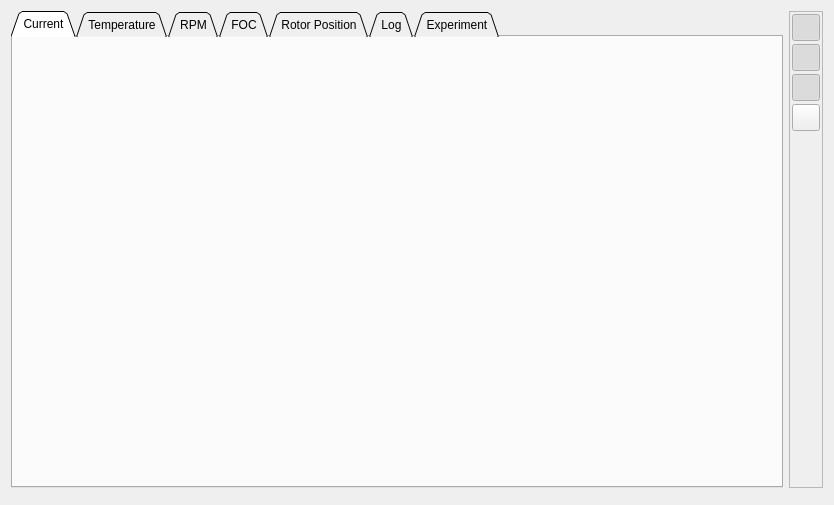
<?xml version="1.0" encoding="UTF-8"?>
<ui version="4.0">
 <class>PageRtData</class>
 <widget class="QWidget" name="PageRtData">
  <property name="geometry">
   <rect>
    <x>0</x>
    <y>0</y>
    <width>834</width>
    <height>505</height>
   </rect>
  </property>
  <property name="windowTitle">
   <string>Form</string>
  </property>
  <layout class="QVBoxLayout" name="verticalLayout_6">
   <item>
    <layout class="QHBoxLayout" name="horizontalLayout">
     <item>
      <widget class="QTabWidget" name="tabWidget">
       <property name="tabShape">
        <enum>QTabWidget::Triangular</enum>
       </property>
       <property name="currentIndex">
        <number>0</number>
       </property>
       <widget class="QWidget" name="tab">
        <attribute name="title">
         <string>Current</string>
        </attribute>
        <layout class="QVBoxLayout" name="verticalLayout_2">
         <item>
          <widget class="QCustomPlot" name="currentPlot" native="true"/>
         </item>
        </layout>
       </widget>
       <widget class="QWidget" name="tab_2">
        <attribute name="title">
         <string>Temperature</string>
        </attribute>
        <layout class="QVBoxLayout" name="verticalLayout_3" stretch="1,0">
         <item>
          <widget class="QCustomPlot" name="tempPlot" native="true"/>
         </item>
         <item>
          <layout class="QHBoxLayout" name="horizontalLayout_3">
           <item>
            <widget class="QCheckBox" name="tempShowMosfetBox">
             <property name="toolTip">
              <string>Show MOSFET temperature</string>
             </property>
             <property name="text">
              <string>MOSFET</string>
             </property>
             <property name="checked">
              <bool>true</bool>
             </property>
            </widget>
           </item>
           <item>
            <widget class="QCheckBox" name="tempShowMotorBox">
             <property name="toolTip">
              <string>Show motor temperature</string>
             </property>
             <property name="text">
              <string>Motor</string>
             </property>
             <property name="checked">
              <bool>true</bool>
             </property>
            </widget>
           </item>
           <item>
            <spacer name="horizontalSpacer">
             <property name="orientation">
              <enum>Qt::Horizontal</enum>
             </property>
             <property name="sizeHint" stdset="0">
              <size>
               <width>40</width>
               <height>20</height>
              </size>
             </property>
            </spacer>
           </item>
          </layout>
         </item>
        </layout>
       </widget>
       <widget class="QWidget" name="tab_3">
        <attribute name="title">
         <string>RPM</string>
        </attribute>
        <layout class="QVBoxLayout" name="verticalLayout_4">
         <item>
          <widget class="QCustomPlot" name="rpmPlot" native="true"/>
         </item>
        </layout>
       </widget>
       <widget class="QWidget" name="tab_4">
        <attribute name="title">
         <string>FOC</string>
        </attribute>
        <layout class="QVBoxLayout" name="verticalLayout_5">
         <item>
          <widget class="QCustomPlot" name="focPlot" native="true"/>
         </item>
        </layout>
       </widget>
       <widget class="QWidget" name="tab_5">
        <attribute name="title">
         <string>Rotor Position</string>
        </attribute>
        <layout class="QHBoxLayout" name="horizontalLayout_2">
         <item>
          <layout class="QVBoxLayout" name="verticalLayout_8">
           <item>
            <widget class="QProgressBar" name="posBar">
             <property name="maximum">
              <number>1079</number>
             </property>
             <property name="value">
              <number>120</number>
             </property>
             <property name="format">
              <string>%v Degrees</string>
             </property>
            </widget>
           </item>
           <item>
            <widget class="QCustomPlot" name="posPlot" native="true">
             <property name="sizePolicy">
              <sizepolicy hsizetype="Preferred" vsizetype="MinimumExpanding">
               <horstretch>0</horstretch>
               <verstretch>0</verstretch>
              </sizepolicy>
             </property>
            </widget>
           </item>
          </layout>
         </item>
         <item>
          <layout class="QVBoxLayout" name="verticalLayout_7">
           <item>
            <widget class="QPushButton" name="posInductanceButton">
             <property name="toolTip">
              <string>Start inductance based signal injection detection (BLDC only)</string>
             </property>
             <property name="text">
              <string>Inductance</string>
             </property>
            </widget>
           </item>
           <item>
            <widget class="QPushButton" name="posEncoderButton">
             <property name="toolTip">
              <string>Plot the encoder position</string>
             </property>
             <property name="text">
              <string>Encoder</string>
             </property>
            </widget>
           </item>
           <item>
            <widget class="QPushButton" name="posObserverButton">
             <property name="toolTip">
              <string>Plot the rotor position seen by the observer (FOC only)</string>
             </property>
             <property name="text">
              <string>Observer</string>
             </property>
            </widget>
           </item>
           <item>
            <widget class="QPushButton" name="posPidButton">
             <property name="toolTip">
              <string>Plot the PID controller position</string>
             </property>
             <property name="text">
              <string>PID Pos</string>
             </property>
            </widget>
           </item>
           <item>
            <widget class="QPushButton" name="posEncoderObserverErrorButton">
             <property name="toolTip">
              <string>Plot the difference between the observer and encoder position (FOC only)</string>
             </property>
             <property name="text">
              <string>Observer Error</string>
             </property>
            </widget>
           </item>
           <item>
            <widget class="QPushButton" name="posPidErrorButton">
             <property name="toolTip">
              <string>Plot the PID controller position error</string>
             </property>
             <property name="text">
              <string>PID Error</string>
             </property>
            </widget>
           </item>
           <item>
            <widget class="QPushButton" name="posStopButton">
             <property name="toolTip">
              <string>Stop sending position samples</string>
             </property>
             <property name="text">
              <string>Stop</string>
             </property>
            </widget>
           </item>
           <item>
            <spacer name="verticalSpacer_2">
             <property name="orientation">
              <enum>Qt::Vertical</enum>
             </property>
             <property name="sizeHint" stdset="0">
              <size>
               <width>20</width>
               <height>0</height>
              </size>
             </property>
            </spacer>
           </item>
          </layout>
         </item>
        </layout>
       </widget>
       <widget class="QWidget" name="tab_6">
        <attribute name="title">
         <string>Log</string>
        </attribute>
        <layout class="QVBoxLayout" name="verticalLayout_9">
         <item>
          <layout class="QHBoxLayout" name="horizontalLayout_4">
           <item>
            <widget class="QPushButton" name="csvHelpButton">
             <property name="sizePolicy">
              <sizepolicy hsizetype="Fixed" vsizetype="Fixed">
               <horstretch>0</horstretch>
               <verstretch>0</verstretch>
              </sizepolicy>
             </property>
             <property name="text">
              <string/>
             </property>
             <property name="icon">
              <iconset resource="../res.qrc">
               <normaloff>:/res/icons/Help-96.png</normaloff>:/res/icons/Help-96.png</iconset>
             </property>
            </widget>
           </item>
           <item>
            <widget class="QLabel" name="label">
             <property name="text">
              <string>CSV</string>
             </property>
            </widget>
           </item>
           <item>
            <widget class="QLineEdit" name="csvFileEdit">
             <property name="text">
              <string>./log</string>
             </property>
            </widget>
           </item>
           <item>
            <widget class="QPushButton" name="csvChooseDirButton">
             <property name="toolTip">
              <string>Choose output directory</string>
             </property>
             <property name="text">
              <string/>
             </property>
             <property name="icon">
              <iconset resource="../res.qrc">
               <normaloff>:/res/icons/Open Folder-96.png</normaloff>:/res/icons/Open Folder-96.png</iconset>
             </property>
            </widget>
           </item>
           <item>
            <widget class="QCheckBox" name="csvEnableLogBox">
             <property name="text">
              <string>Enable Logging</string>
             </property>
            </widget>
           </item>
          </layout>
         </item>
         <item>
          <spacer name="verticalSpacer_3">
           <property name="orientation">
            <enum>Qt::Vertical</enum>
           </property>
           <property name="sizeHint" stdset="0">
            <size>
             <width>20</width>
             <height>384</height>
            </size>
           </property>
          </spacer>
         </item>
        </layout>
       </widget>
       <widget class="QWidget" name="tab_7">
        <attribute name="title">
         <string>Experiment</string>
        </attribute>
        <layout class="QVBoxLayout" name="verticalLayout_10">
         <item>
          <layout class="QHBoxLayout" name="horizontalLayout_8">
           <property name="spacing">
            <number>2</number>
           </property>
           <item>
            <widget class="QSpinBox" name="experimentWBox">
             <property name="prefix">
              <string>W: </string>
             </property>
             <property name="maximum">
              <number>4000</number>
             </property>
             <property name="value">
              <number>640</number>
             </property>
            </widget>
           </item>
           <item>
            <widget class="QSpinBox" name="experimentHBox">
             <property name="prefix">
              <string>H: </string>
             </property>
             <property name="maximum">
              <number>4000</number>
             </property>
             <property name="value">
              <number>480</number>
             </property>
            </widget>
           </item>
           <item>
            <widget class="QDoubleSpinBox" name="experimentScaleBox">
             <property name="prefix">
              <string>S: </string>
             </property>
             <property name="singleStep">
              <double>0.100000000000000</double>
             </property>
             <property name="value">
              <double>1.000000000000000</double>
             </property>
            </widget>
           </item>
           <item>
            <spacer name="horizontalSpacer_3">
             <property name="orientation">
              <enum>Qt::Horizontal</enum>
             </property>
             <property name="sizeHint" stdset="0">
              <size>
               <width>40</width>
               <height>20</height>
              </size>
             </property>
            </spacer>
           </item>
           <item>
            <widget class="QPushButton" name="experimentScatterButton">
             <property name="toolTip">
              <string>Use Scatterplot</string>
             </property>
             <property name="text">
              <string/>
             </property>
             <property name="icon">
              <iconset>
               <normaloff>:/res/icons/Polyline-96.png</normaloff>:/res/icons/Polyline-96.png</iconset>
             </property>
             <property name="checkable">
              <bool>true</bool>
             </property>
            </widget>
           </item>
           <item>
            <widget class="QPushButton" name="experimentGraph1Button">
             <property name="sizePolicy">
              <sizepolicy hsizetype="Minimum" vsizetype="Fixed">
               <horstretch>0</horstretch>
               <verstretch>0</verstretch>
              </sizepolicy>
             </property>
             <property name="maximumSize">
              <size>
               <width>25</width>
               <height>16777215</height>
              </size>
             </property>
             <property name="toolTip">
              <string>Show this graph</string>
             </property>
             <property name="text">
              <string>1</string>
             </property>
             <property name="checkable">
              <bool>true</bool>
             </property>
             <property name="checked">
              <bool>true</bool>
             </property>
            </widget>
           </item>
           <item>
            <widget class="QPushButton" name="experimentGraph2Button">
             <property name="sizePolicy">
              <sizepolicy hsizetype="Minimum" vsizetype="Fixed">
               <horstretch>0</horstretch>
               <verstretch>0</verstretch>
              </sizepolicy>
             </property>
             <property name="maximumSize">
              <size>
               <width>25</width>
               <height>16777215</height>
              </size>
             </property>
             <property name="toolTip">
              <string>Show this graph</string>
             </property>
             <property name="text">
              <string>2</string>
             </property>
             <property name="checkable">
              <bool>true</bool>
             </property>
             <property name="checked">
              <bool>true</bool>
             </property>
            </widget>
           </item>
           <item>
            <widget class="QPushButton" name="experimentGraph3Button">
             <property name="sizePolicy">
              <sizepolicy hsizetype="Minimum" vsizetype="Fixed">
               <horstretch>0</horstretch>
               <verstretch>0</verstretch>
              </sizepolicy>
             </property>
             <property name="maximumSize">
              <size>
               <width>25</width>
               <height>16777215</height>
              </size>
             </property>
             <property name="toolTip">
              <string>Show this graph</string>
             </property>
             <property name="text">
              <string>3</string>
             </property>
             <property name="checkable">
              <bool>true</bool>
             </property>
             <property name="checked">
              <bool>true</bool>
             </property>
            </widget>
           </item>
           <item>
            <widget class="QPushButton" name="experimentGraph4Button">
             <property name="sizePolicy">
              <sizepolicy hsizetype="Minimum" vsizetype="Fixed">
               <horstretch>0</horstretch>
               <verstretch>0</verstretch>
              </sizepolicy>
             </property>
             <property name="maximumSize">
              <size>
               <width>25</width>
               <height>16777215</height>
              </size>
             </property>
             <property name="toolTip">
              <string>Show this graph</string>
             </property>
             <property name="text">
              <string>4</string>
             </property>
             <property name="checkable">
              <bool>true</bool>
             </property>
             <property name="checked">
              <bool>true</bool>
             </property>
            </widget>
           </item>
           <item>
            <widget class="QPushButton" name="experimentGraph5Button">
             <property name="maximumSize">
              <size>
               <width>25</width>
               <height>16777215</height>
              </size>
             </property>
             <property name="text">
              <string>5</string>
             </property>
             <property name="checkable">
              <bool>true</bool>
             </property>
             <property name="checked">
              <bool>true</bool>
             </property>
            </widget>
           </item>
           <item>
            <widget class="QPushButton" name="experimentAutoScaleButton">
             <property name="toolTip">
              <string>Auto-Scale Plot when samples are received</string>
             </property>
             <property name="text">
              <string/>
             </property>
             <property name="icon">
              <iconset resource="../res.qrc">
               <normaloff>:/res/icons/size_off.png</normaloff>
               <normalon>:/res/icons/size_on.png</normalon>:/res/icons/size_off.png</iconset>
             </property>
             <property name="checkable">
              <bool>true</bool>
             </property>
             <property name="checked">
              <bool>true</bool>
             </property>
            </widget>
           </item>
           <item>
            <widget class="QPushButton" name="experimentHZoomButton">
             <property name="toolTip">
              <string>Enable Horizontal Zoom</string>
             </property>
             <property name="text">
              <string/>
             </property>
             <property name="icon">
              <iconset resource="../res.qrc">
               <normaloff>:/res/icons/expand_off.png</normaloff>
               <normalon>:/res/icons/expand_on.png</normalon>:/res/icons/expand_off.png</iconset>
             </property>
             <property name="checkable">
              <bool>true</bool>
             </property>
             <property name="checked">
              <bool>true</bool>
             </property>
            </widget>
           </item>
           <item>
            <widget class="QPushButton" name="experimentVZoomButton">
             <property name="toolTip">
              <string>Enable Vertical Zoom</string>
             </property>
             <property name="text">
              <string/>
             </property>
             <property name="icon">
              <iconset resource="../res.qrc">
               <normaloff>:/res/icons/expand_v_off.png</normaloff>
               <normalon>:/res/icons/expand_v_on.png</normalon>:/res/icons/expand_v_off.png</iconset>
             </property>
             <property name="checkable">
              <bool>true</bool>
             </property>
             <property name="checked">
              <bool>true</bool>
             </property>
            </widget>
           </item>
          </layout>
         </item>
         <item>
          <layout class="QHBoxLayout" name="horizontalLayout_9">
           <item>
            <widget class="QLabel" name="label_6">
             <property name="text">
              <string>Import</string>
             </property>
            </widget>
           </item>
           <item>
            <widget class="QPushButton" name="experimentLoadXmlButton">
             <property name="text">
              <string>XML</string>
             </property>
            </widget>
           </item>
           <item>
            <spacer name="horizontalSpacer_2">
             <property name="orientation">
              <enum>Qt::Horizontal</enum>
             </property>
             <property name="sizeHint" stdset="0">
              <size>
               <width>40</width>
               <height>20</height>
              </size>
             </property>
            </spacer>
           </item>
           <item>
            <widget class="QLabel" name="label_7">
             <property name="text">
              <string>Export</string>
             </property>
            </widget>
           </item>
           <item>
            <widget class="QPushButton" name="experimentSaveXmlButton">
             <property name="text">
              <string>XML</string>
             </property>
            </widget>
           </item>
           <item>
            <widget class="QPushButton" name="experimentSavePngButton">
             <property name="text">
              <string>PNG</string>
             </property>
            </widget>
           </item>
           <item>
            <widget class="QPushButton" name="experimentSavePdfButton">
             <property name="text">
              <string>PDF</string>
             </property>
            </widget>
           </item>
          </layout>
         </item>
         <item>
          <widget class="QCustomPlot" name="experimentPlot" native="true">
           <property name="sizePolicy">
            <sizepolicy hsizetype="Preferred" vsizetype="MinimumExpanding">
             <horstretch>0</horstretch>
             <verstretch>0</verstretch>
            </sizepolicy>
           </property>
          </widget>
         </item>
        </layout>
       </widget>
      </widget>
     </item>
     <item>
      <widget class="QFrame" name="buttonFrame">
       <property name="sizePolicy">
        <sizepolicy hsizetype="Fixed" vsizetype="Preferred">
         <horstretch>0</horstretch>
         <verstretch>0</verstretch>
        </sizepolicy>
       </property>
       <property name="frameShape">
        <enum>QFrame::StyledPanel</enum>
       </property>
       <property name="frameShadow">
        <enum>QFrame::Plain</enum>
       </property>
       <layout class="QVBoxLayout" name="verticalLayout">
        <property name="spacing">
         <number>3</number>
        </property>
        <property name="leftMargin">
         <number>2</number>
        </property>
        <property name="topMargin">
         <number>2</number>
        </property>
        <property name="rightMargin">
         <number>2</number>
        </property>
        <property name="bottomMargin">
         <number>2</number>
        </property>
        <item>
         <widget class="QToolButton" name="autoscaleButton">
          <property name="sizePolicy">
           <sizepolicy hsizetype="Fixed" vsizetype="Fixed">
            <horstretch>0</horstretch>
            <verstretch>0</verstretch>
           </sizepolicy>
          </property>
          <property name="font">
           <font>
            <pointsize>3</pointsize>
           </font>
          </property>
          <property name="toolTip">
           <string>Autoscale plots with incoming samples</string>
          </property>
          <property name="text">
           <string/>
          </property>
          <property name="icon">
           <iconset resource="../res.qrc">
            <normaloff>:/res/icons/size_off.png</normaloff>
            <normalon>:/res/icons/size_on.png</normalon>:/res/icons/size_off.png</iconset>
          </property>
          <property name="iconSize">
           <size>
            <width>20</width>
            <height>20</height>
           </size>
          </property>
          <property name="checkable">
           <bool>true</bool>
          </property>
          <property name="checked">
           <bool>true</bool>
          </property>
         </widget>
        </item>
        <item>
         <widget class="QToolButton" name="zoomHButton">
          <property name="sizePolicy">
           <sizepolicy hsizetype="Fixed" vsizetype="Fixed">
            <horstretch>0</horstretch>
            <verstretch>0</verstretch>
           </sizepolicy>
          </property>
          <property name="font">
           <font>
            <pointsize>3</pointsize>
           </font>
          </property>
          <property name="toolTip">
           <string>Enable horizontal zoom</string>
          </property>
          <property name="text">
           <string/>
          </property>
          <property name="icon">
           <iconset resource="../res.qrc">
            <normaloff>:/res/icons/expand_off.png</normaloff>
            <normalon>:/res/icons/expand_on.png</normalon>:/res/icons/expand_off.png</iconset>
          </property>
          <property name="iconSize">
           <size>
            <width>20</width>
            <height>20</height>
           </size>
          </property>
          <property name="checkable">
           <bool>true</bool>
          </property>
          <property name="checked">
           <bool>true</bool>
          </property>
         </widget>
        </item>
        <item>
         <widget class="QToolButton" name="zoomVButton">
          <property name="sizePolicy">
           <sizepolicy hsizetype="Fixed" vsizetype="Fixed">
            <horstretch>0</horstretch>
            <verstretch>0</verstretch>
           </sizepolicy>
          </property>
          <property name="font">
           <font>
            <pointsize>3</pointsize>
           </font>
          </property>
          <property name="toolTip">
           <string>Enable vertical zoom</string>
          </property>
          <property name="text">
           <string/>
          </property>
          <property name="icon">
           <iconset resource="../res.qrc">
            <normaloff>:/res/icons/expand_v_off.png</normaloff>
            <normalon>:/res/icons/expand_v_on.png</normalon>:/res/icons/expand_v_off.png</iconset>
          </property>
          <property name="iconSize">
           <size>
            <width>20</width>
            <height>20</height>
           </size>
          </property>
          <property name="checkable">
           <bool>true</bool>
          </property>
          <property name="checked">
           <bool>true</bool>
          </property>
         </widget>
        </item>
        <item>
         <widget class="QToolButton" name="rescaleButton">
          <property name="toolTip">
           <string>Rescale plots to fit</string>
          </property>
          <property name="text">
           <string/>
          </property>
          <property name="icon">
           <iconset resource="../res.qrc">
            <normaloff>:/res/icons/size_off.png</normaloff>:/res/icons/size_off.png</iconset>
          </property>
          <property name="iconSize">
           <size>
            <width>20</width>
            <height>20</height>
           </size>
          </property>
         </widget>
        </item>
        <item>
         <spacer name="verticalSpacer">
          <property name="orientation">
           <enum>Qt::Vertical</enum>
          </property>
          <property name="sizeHint" stdset="0">
           <size>
            <width>20</width>
            <height>40</height>
           </size>
          </property>
         </spacer>
        </item>
       </layout>
      </widget>
     </item>
    </layout>
   </item>
   <item>
    <widget class="RtDataText" name="rtText" native="true"/>
   </item>
  </layout>
 </widget>
 <customwidgets>
  <customwidget>
   <class>QCustomPlot</class>
   <extends>QWidget</extends>
   <header>widgets/qcustomplot.h</header>
   <container>1</container>
  </customwidget>
  <customwidget>
   <class>RtDataText</class>
   <extends>QWidget</extends>
   <header>widgets/rtdatatext.h</header>
   <container>1</container>
  </customwidget>
 </customwidgets>
 <resources>
  <include location="../res.qrc"/>
 </resources>
 <connections/>
</ui>
